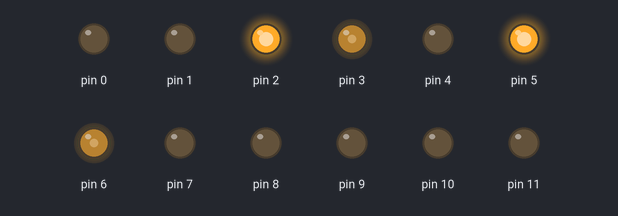
Bench run of a sketch on a simulated Arduino Nano, built with avr-gcc and run on an emulated ATmega328P. Shown: output pins drawn as LEDs (lit = HIGH).

Above: at 0.1 s.
At 1.6 s:
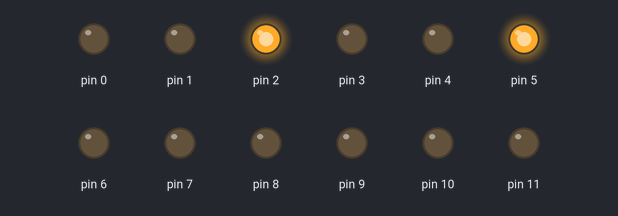
At 4.8 s:
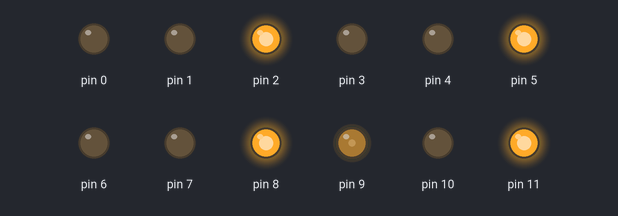
At 9.3 s:
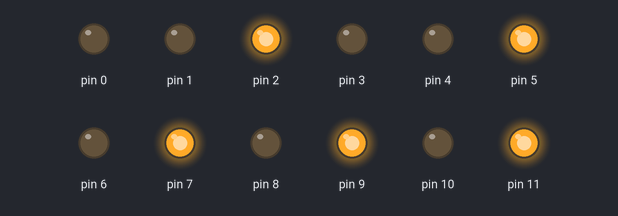
At 17.8 s:
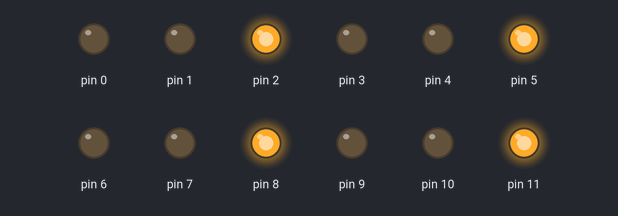
Timing chart, 0 to 19.3 s (numbered marks = the images above):
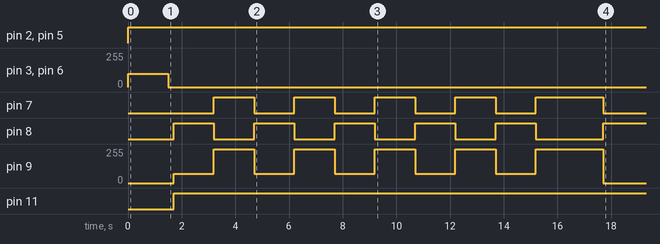

Measured:
- by itself, pin 2, pin 5: LOW → HIGH at 0.00 s
- by itself, pin 3, pin 6: 0/255 → 100/255 at 0.00 s, → 0/255 1.5 s later
- by itself, pin 7: goes 4 × (HIGH 1.5 s, LOW 1.5 s), HIGH 2.5 s, then LOW
- by itself, pin 8: goes 4 × (HIGH 1.5 s, LOW 1.5 s), HIGH 1.5 s, LOW 2.5 s, then HIGH
- by itself, pin 9: 0/255 → 70/255 at 1.7 s, → 255/255 1.5 s later, → 70/255 1.5 s later, → 255/255 1.5 s later, … (11 changes in this stretch)
- by itself, pin 11: LOW → HIGH at 1.7 s

The sketch:

newall_motor.ino
```cpp
#define LWHEEL 0
#define RWHEEL 1
#define gearCrane 2
#define gearDrill 3
//nano can pwm 3 5 6 9 10 11
typedef struct
{
  char in1;
  char in2;
  char pwm;
  bool _isPwm = false;
}pin_motor;

pin_motor motor[4];

void set_pin_motor(pin_motor M)
{
  pinMode(M.in1, OUTPUT);
  pinMode(M.in2, OUTPUT);
  if( M._isPwm  ) return; //skip declare
  pinMode( M.pwm ,OUTPUT );
}

void drive_something(pin_motor M,short val)
{
  bool temp = (val < 0)? LOW:HIGH;
  digitalWrite(M.in1, temp);
  digitalWrite(M.in2, !temp);
  if(M._isPwm)
  analogWrite(M.pwm, val);

}

void setup()
{
  motor[LWHEEL]._isPwm = true;
  motor[LWHEEL].pwm = 3 ;
  motor[LWHEEL].in1 = 2 ;
  motor[LWHEEL].in2 = 1 ;

  motor[RWHEEL]._isPwm = true;
  motor[RWHEEL].pwm = 6;
  motor[RWHEEL].in1 = 5;
  motor[RWHEEL].in2 = 4;

  motor[gearCrane]._isPwm = true;
  motor[gearCrane].pwm = 9;
  motor[gearCrane].in1 = 8;
  motor[gearCrane].in2 = 7;

  motor[gearDrill]._isPwm = false;
  motor[gearDrill].in1 = 11;
  motor[gearDrill].in2 = 10;

  set_pin_motor(motor[LWHEEL]);
  set_pin_motor(motor[RWHEEL]);
  set_pin_motor(motor[gearCrane]);
  set_pin_motor(motor[gearDrill]);
}

void loop() {
  //walk
  drive_something(motor[LWHEEL],100);
  drive_something(motor[RWHEEL],100);
  delay(1500);
  drive_something(motor[LWHEEL],0);
  drive_something(motor[RWHEEL],0);
  delay(200);
  //gearDrill open
  drive_something(motor[gearDrill],200);
  //gearCrane
  for(char i = 0 ;i < 5 ;i++)
  {
    drive_something(motor[gearCrane],70);
    delay(1500);
    drive_something(motor[gearCrane],-70);
    delay(1500);
  }
  drive_something(motor[gearCrane],-100);
  delay(1000);
  drive_something(motor[gearDrill],0);
  drive_something(motor[gearCrane],0);
  delay(40000000000);
}
```
